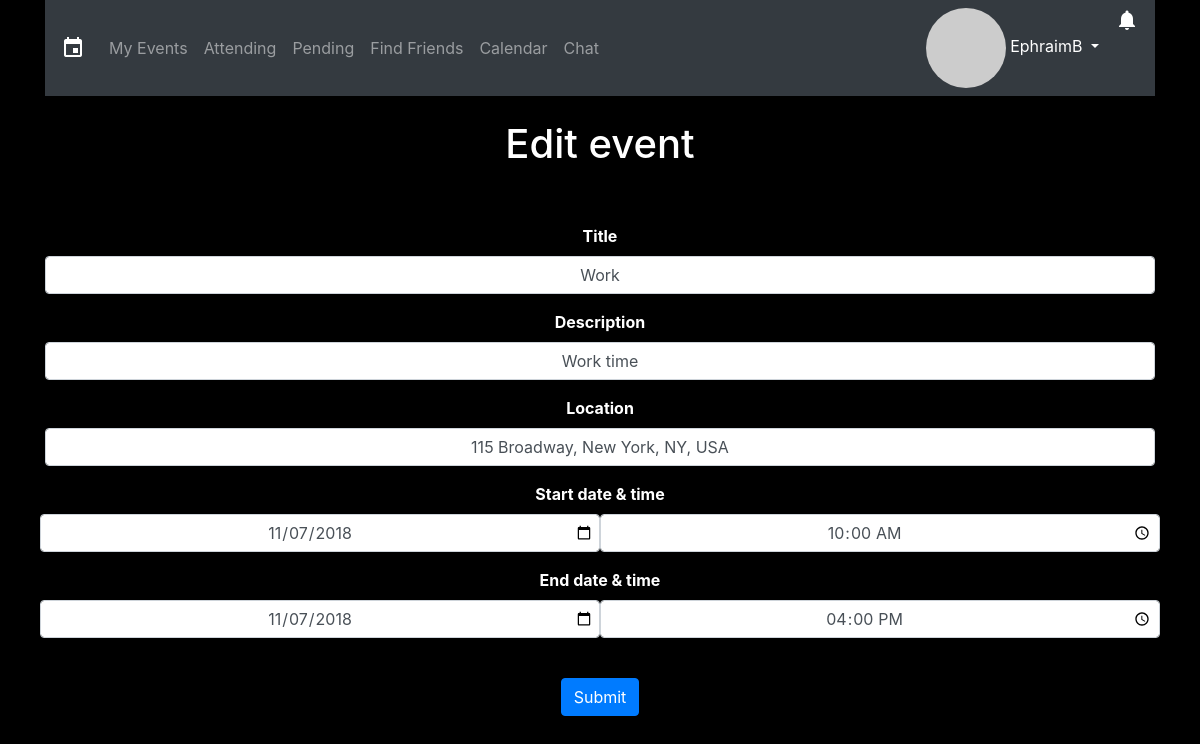
The page /updateEvent.php?event_id=9 (signed in) on the database its author committed.
### tables this page shows
CREATE TABLE `events` (
  `event_id` int(11) NOT NULL,
  `title` varchar(50) NOT NULL,
  `description` varchar(255) NOT NULL,
  `location` varchar(255) NOT NULL,
  `startDate` datetime NOT NULL,
  `endDate` datetime NOT NULL
);

### updateEvent.php (the view, shortened to what this page needs)
<?php
global $link;
$event_id = $_GET['event_id'];
$session_username = $_SESSION['username'];
$session_user_id = $_SESSION['user_id'];
$emailQuery = "SELECT email FROM users WHERE username='$session_username'";
$emailResult = mysqli_query($link, $emailQuery);
$email = mysqli_fetch_array($emailResult)[0];
$email_hash = md5(strtolower(trim($email)));
$query = "SELECT * FROM events WHERE event_id=$event_id";
$result = mysqli_query($link, $query);
$notificationsCount_query = "SELECT COUNT(*) FROM notifications WHERE user_id='$session_user_id' AND cleared=0";
$notificationsCount_result = mysqli_query($link, $notificationsCount_query);
$notifications = mysqli_fetch_array($notificationsCount_result)[0];
$darkTheme_query = "SELECT darkTheme FROM users WHERE user_id='$session_user_id'";
$darkTheme_result = mysqli_query($link, $darkTheme_query);
$darkTheme = mysqli_fetch_array($darkTheme_result)[0];
while($row = mysqli_fetch_array($result)){
  $title = $row['title'];
  $description = $row['description'];
  $location = $row['location'];
  $startDate = $row['startDate'];
  $endDate = $row['endDate'];
  $startDateFormatted = date("Y-m-d", strtotime($startDate));
  $startTimeFormatted = date("H:i", strtotime($startDate));
  $endDateFormatted = date("Y-m-d", strtotime($endDate));
  $endTimeFormatted = date("H:i", strtotime($endDate));
}
?>
<!DOCTYPE html>
<html>
  <head>
    <link rel="stylesheet" href="https://stackpath.bootstrapcdn.com/bootstrap/4.1.1/css/bootstrap.min.css">
    <link type="text/css" rel="stylesheet" href="https://api.mqcdn.com/sdk/place-search-js/v1.0.0/place-search.css"/>
    <link rel="stylesheet" href="css/style.css">
  </head>
	<?php
	if($darkTheme == 0){
	?>
	<body>
	<?php
	}
	else if($darkTheme == 1){
	?>
	<body style="background-color: black; color: white">
	<?php
	}
	?>
    <div class="container">
			<?php
			if($darkTheme == 0){
			?>
				<nav class="navbar navbar-expand-lg navbar-light bg-light">
			<?php
			}
			else if($darkTheme == 1){
			?>
				<nav class="navbar navbar-expand-lg navbar-dark bg-dark">
			<?php
			}
			?>
        <span class="navbar-brand mb-0 h1 material-icons" style="font-size: 1.5rem;">event</span>
        <div class="collapse navbar-collapse" id="navbarSupportedContent">
          <ul class="navbar-nav mr-auto">
						<li class="nav-item">
              <a class="nav-link" href="index.php">My Events</a>
            </li>
						<li class="nav-item">
							<a class="nav-link" href="attending.php">Attending</a>
						</li>
						<li class="nav-item">
							<a class="nav-link" href="pending.php">Pending</a>
						</li>
						<li class="nav-item">
							<a class="nav-link" href="findFriends.php">Find Friends</a>
						</li>
						<li class="nav-item">
							<a class="nav-link" href="calendar.php?month=<?php echo date('m', strtotime("now")); ?>&day=<?php echo date('d', strtotime("now")); ?>&year=<?php echo date('Y', strtotime("now")); ?>">Calendar</a>
						</li>
						<li class="nav-item">
							<a class="nav-link" href="chat.php">Chat</a>
						</li>
          </ul>
          <ul class="navbar-nav mr-right">
            <div class="dropdown">
							<?php
							if($darkTheme == 0){
							?>
								<a class="nav-item dropdown dropdown-toggle text-dark" href="#" role="button" id="dropdownMenuLink" data-toggle="dropdown" aria-haspopup="true" aria-expanded="false">
							<?php
							}
							else if($darkTheme == 1){
							?>
								<a class="nav-item dropdown dropdown-toggle text-white" href="#" role="button" id="dropdownMenuLink" data-toggle="dropdown" aria-haspopup="true" aria-expanded="false">
							<?php
							}
							if(!isset($_SESSION['facebookPicture'])){
							?>
								<img class="align-middle circle-img" src="https://www.gravatar.com/avatar/<?php echo $email_hash ?>?d=mp&s=30">&nbsp;<?php echo $_SESSION['username']; ?>
								<?php
								}
								?>
							</a>
            </div>
						<div class="dropdown">
							<?php
							if($notifications == 0){
								if($darkTheme == 0){
							?>
								<a class="nav-item dropdown text-dark material-icons" style="font-size: 1.5rem;" href="#" role="button" id="notificationsMenuLink" data-toggle="dropdown" aria-haspopup="true" aria-expanded="false">notifications_none</a>
								<?php
								}
								else if($darkTheme == 1){
								?>
									<a class="nav-item dropdown text-white material-icons" style="font-size: 1.5rem;" href="#" role="button" id="notificationsMenuLink" data-toggle="dropdown" aria-haspopup="true" aria-expanded="false">notifications_none</a>
								<?php
								}
								?>
							<div class="dropdown-menu dropdown-menu-right p-3" style="width: 300px" aria-labelledby="notificationsMenuLink">
								<p>No notifications.</p>
							</div>
							<?php
							}
							else{
								if($darkTheme == 0){
							?>
								<a class="nav-item dropdown text-dark material-icons" style="font-size: 1.5rem;" href="#" role="button" id="notificationsMenuLink" data-toggle="dropdown" aria-haspopup="true" aria-expanded="false">notifications</a>
								<?php
								}
								else if($darkTheme == 1){
								?>
									<a class="nav-item dropdown text-white material-icons" style="font-size: 1.5rem;" href="#" role="button" id="notificationsMenuLink" data-toggle="dropdown" aria-haspopup="true" aria-expanded="false">notifications</a>
								<?php
								}
								?>
							<?php
							}
							?>
						</div>
          </ul>
        </div>
      </nav>
      <br>
      <header>
        <h1 class="text-center">Edit event</h1>
      </header>
      <br>
      <br>
      <main>
        <?php
        echo '<form action="server.php?event_id='.$event_id.'" method="post">';
        ?>
          <div class="form-group text-center">
            <label class="font-weight-bold">Title</label>
            <?php echo '<input type="text" class="form-control text-center" name="title" value="'.$title.'">'; ?>
          </div>
          <div class="form-group text-center">
            <label class="font-weight-bold">Description</label>
            <?php echo '<input type="text" class="form-control text-center" name="description" value="'.$description.'">'; ?>
          </div>
          <div class="form-group text-center">
            <label class="font-weight-bold">Location</label>
            <?php echo '<input type="text" id="location" class="form-control text-center" name="location" value="'.$location.'">'; ?>
          </div>
          <div class="form-group text-center">
            <label class="font-weight-bold">Start date &amp; time</label>
            <div class="form-row">
              <?php
              echo '
              <input type="date" class="form-control text-center col-6" name="startDate" value="'.$startDateFormatted.'">
              <input type="time" class="form-control text-center col-6" name="startTime" value="'.$startTimeFormatted.'">';
              ?>
            </div>
          </div>
          <div class="form-group text-center">
            <label class="font-weight-bold">End date &amp; time</label>
            <div class="form-row">
              <?php
              echo '
              <input type="date" class="form-control text-center col-6" name="endDate" value="'.$endDateFormatted.'">
              <input type="time" class="form-control text-center col-6" name="endTime" value="'.$endTimeFormatted.'">';
              ?>
            </div>
          </div>
          <br>
          <div class="text-center">
            <button type="register" class="btn btn-primary" name="editEvent_button">Submit</button>
          </div>
        </form>
				<br>
      </main>
    </div>
  </body>
</html>

### css/style.css (style rules this page uses)
.circle-img { border-radius: 50%; }
@media (min-width: 768px) { html { font-size: 1.5rem; } }
@media (min-width: 1024px) { html { font-size: 1rem; } }

### rows shown on the page
events: title "Work", description "Work time", location "115 Broadway, New York, NY, USA", startDate "11/07/2018", startTime "10:00", endDate "11/07/2018", endTime "16:00"

### other values the page prints
$_SESSION['username'] "EphraimB"
